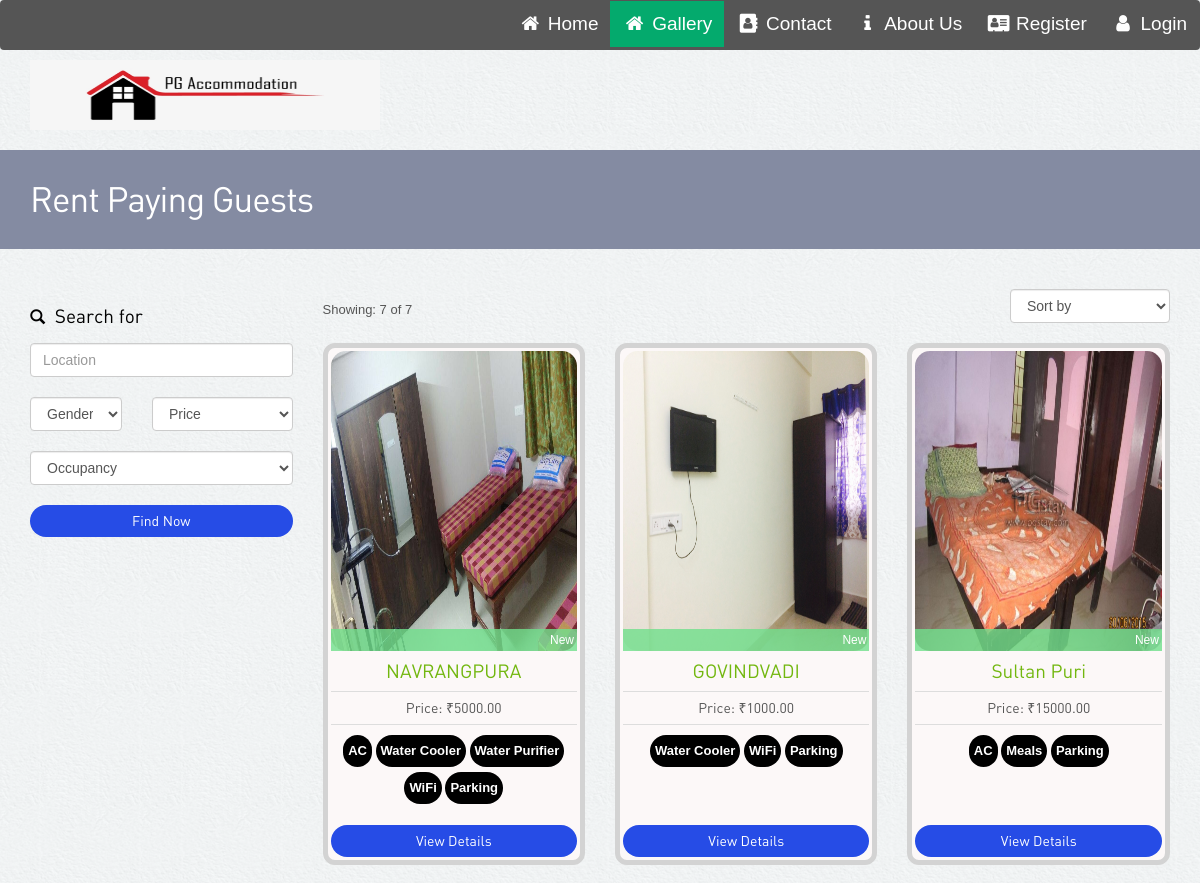
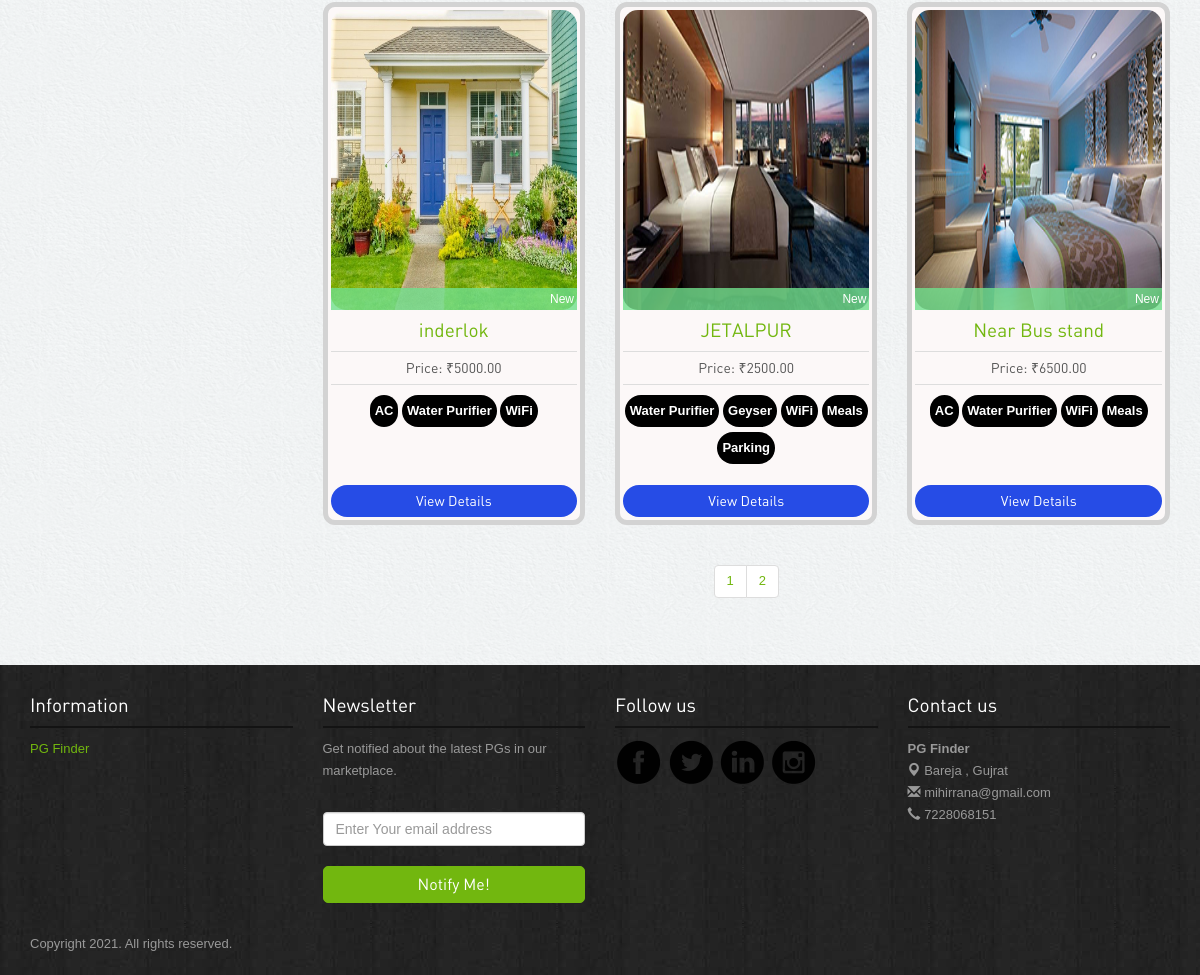
The app's page /search/ with its own data (2 pictures, top to bottom).
### main/models.py (models this page shows, shortened)
class PG(models.Model):
    ownerid=models.ForeignKey(Owner, on_delete=models.CASCADE)
    address=models.CharField(max_length=30)
    location=models.CharField(max_length=30)
    city=models.CharField(max_length=30)
    pin=models.IntegerField()
    rent=models.DecimalField(max_digits=10,decimal_places=2)
    occupancy=models.IntegerField()
    forgender=models.CharField(max_length=30)
    size=models.IntegerField()
    rooms=models.IntegerField()
    intime=models.DateTimeField()
    outtime=models.DateTimeField()

### user/views.py (the view, shortened to what this page needs)
# urls.py: path(r'search/',user.search),
def search(request,page=1):
	if(request.method=='GET'):
		pgs=PG.objects.filter()
		totalrecords=len(PG.objects.filter())
		searchrecords=len(pgs)
		pagesize=6
		nopages=int(searchrecords/pagesize)+1 if int(searchrecords%pagesize)!=0 else int(searchrecords/pagesize)
		if(page==None):
			page=1
		pgs=pgs[(page-1)*6:page*6]
		for i in range(len(pgs)):
			pgimages=PGImages.objects.filter(pgid=pgs[i])
			if(len(pgimages)!=0):
				pgs[i].image=pgimages[0].image
			amn=Ameneties.objects.get(pgid=pgs[i])
			pgs[i].ameneties=[]
			if(amn.ac==True):
				pgs[i].ameneties.append('AC')
			if(amn.watercooler==True):
				pgs[i].ameneties.append('Water Cooler')
			if(amn.waterpurifier==True):
				pgs[i].ameneties.append('Water Purifier')
			if(amn.geyser==True):
				pgs[i].ameneties.append('Geyser')
			if(amn.bed==True):
				pgs[i].ameneties.append('Bed')
			if(amn.wifi==True):
				pgs[i].ameneties.append('WiFi')
			if(amn.meals==True):
				pgs[i].ameneties.append('Meals')
			if(amn.parking==True):
				pgs[i].ameneties.append('Parking')
		data={'pgs':pgs,'totalrecords':totalrecords,'searchrecords':searchrecords,'nopages':range(1,nopages+1)}
		return render(request,'user/search.html',data)

### user/templates/user/search.html (shortened to what this page needs)
{% extends 'user/base.html' %}
{% load static %}
{% block 'main' %}
<div class="inside-banner">
  <div class="container">
    <h2>Rent Paying Guests</h2>
</div>
</div>
<div class="container">
<div class="properties-listing spacer">
<div class="row">
<div class="col-lg-3 col-sm-4 ">
  <form action="/search/" method="post">
  <div class="search-form"><h4><span class="glyphicon glyphicon-search"></span> Search for</h4>
    <input type="text" class="form-control" name="location" placeholder="Location">
    <div class="row">
            <div class="col-lg-5">
              <select name="forgender" class="form-control">
                <option>Gender</option>
              </select>
            </div>
            <div class="col-lg-7">
              <select name="price" class="form-control">
                <option>Price</option>
              </select>
            </div>
          </div>
          <div class="row">
          <div class="col-lg-12">
            <select name="occupancy" class="form-control">
                <option>Occupancy</option>
              </select>
              </div>
          </div>
          <button class="btn btn-primary">Find Now</button>
  </div>
  </form>
</div>
<div class="col-lg-9 col-sm-8">
<div class="sortby clearfix">
<div class="pull-left result">Showing: {{searchrecords}} of {{totalrecords}} </div>
  <div class="pull-right">
  <select class="form-control">
  <option>Sort by</option>
</select></div>
</div>
<div class="row">
    {% for pg in pgs %}
      <div class="col-lg-4 col-sm-6">
      <div class="properties">
        <div class="image-holder"><img style="height:300px;width:100%" src="/images/{{pg.image}}" class="img-responsive" alt="properties">
          <div class="status new">New</div>
        </div>
        <h4><a href="property-detail.php">{{ pg.location }}</a></h4>
        <p class="price">Price: ₹{{ pg.rent }}</p>
        <div class="listing-detail" style="height:60px;">
          {% for amn in pg.ameneties %}
          <label style="padding:5px;color:white;background-color:black;maring:5px;border-radius: 20px">{{amn}}</label>
          {% endfor %}
        </div>
        <a class="btn btn-primary" href="/pg/details/{{pg.id}}">View Details</a>
      </div>
      </div>
    {% endfor %}
    </div>
      <div class="center">
<ul class="pagination">
        {% for page in nopages %}
          <li><a href="/search/{{page}}/">{{page}}</a></li>
        {% endfor %}
        </ul>
</div>
</div>
</div>
</div>
</div>
{% endblock %}

### user/templates/user/base.html (shortened to what this page needs)
{% load static %}
<!DOCTYPE html>
<html lang="en">
<head>
  <link rel="stylesheet" href="https://cdnjs.cloudflare.com/ajax/libs/font-awesome/4.7.0/css/font-awesome.min.css">
 	<link rel="stylesheet" href="{% static 'user/assets/bootstrap/css/bootstrap.css' %}" />
  <link rel="stylesheet" href="{% static 'user/assets/style.css' %}"/>
<link rel="stylesheet" href="{% static 'user/assets/owl-carousel/owl.carousel.css' %}">
<link rel="stylesheet" href="{% static 'user/assets/owl-carousel/owl.theme.css' %}">
    <link rel="stylesheet" type="text/css" href="{% static 'user/assets/slitslider/css/style.css' %}" />
    <link rel="stylesheet" type="text/css" href="{% static 'user/assets/slitslider/css/custom.css' %}" />
</head>
<body>
            <div class="navbar">
              <a class = "{% if request.path == '/owner/login/' %} active {% endif %}" href="/owner/login/"><i class="fa fa-fw fa-user"></i> Login</a>
              <a class = "{% if request.path == '/owner/register' %} active {% endif %}" href="/owner/register/"><i class="fa fa-fw fa-address-card"></i> Register</a>
              <a class = "{% if request.path == '/aboutus/' %} active {% endif %}" href="/aboutus/"><i class="fa fa-fw fa-info"></i> About Us</a>
              <a class = "{% if request.path == '/contactus/' %} active {% endif %}" href="/contactus/"><i class="fa fa-fw fa-address-book"></i> Contact</a>
              <a class = "{% if request.path == '/search/' %} active {% endif %}" href="/search/"><i class="fa fa-fw fa-home"></i> Gallery</a>
              <a class = "{% if request.path == '/' %} active {% endif %}" href="/"><i class="fa fa-fw fa-home"></i> Home</a>
            </div>
<div class="container">
<div class="header">
<a href="/"><img style="height: 70px ; width: 350px;" src="{% static 'user/images/-logo.png' %}" alt="PG Finder" ></a>
</div>
</div>
{% block 'main' %}
{% endblock %}
<div class="footer">
<div class="container">
<div class="row">
            <div class="col-lg-3 col-sm-3">
                   <h4>Information</h4>
                   <ul class="row">
                <li class="col-lg-12 col-sm-12 col-xs-3"><a href="/">PG Finder</a></li>
                </ul>
            </div>
            <div class="col-lg-3 col-sm-3">
                    <h4>Newsletter</h4>
                    <p>Get notified about the latest PGs in our marketplace.</p>
                    <form class="form-inline" role="form">
                            <input type="text" placeholder="Enter Your email address" class="form-control">
                                <button class="btn btn-success" type="button">Notify Me!</button></form>
            </div>
            <div class="col-lg-3 col-sm-3">
                    <h4>Follow us</h4>
                    <a><img src="{% static 'user/images/facebook.png' %}" alt="facebook"></a>
                    <a><img src="{% static 'user/images/twitter.png' %}" alt="twitter"></a>
                    <a><img src="{% static 'user/images/linkedin.png' %}" alt="linkedin"></a>
                    <a><img src="{% static 'user/images/instagram.png' %}" alt="instagram"></a>
            </div>
             <div class="col-lg-3 col-sm-3">
                    <h4>Contact us</h4>
                    <p><b>PG Finder</b><br>
<span class="glyphicon glyphicon-map-marker"></span> Bareja , Gujrat <br>
<span class="glyphicon glyphicon-envelope"></span> mihirrana@gmail.com<br>
<span class="glyphicon glyphicon-earphone"></span> 7228068151</p>
            </div>
        </div>
<p class="copyright">Copyright 2021. All rights reserved. </p>
</div></div>
</body>
</html>

### user/static/user/assets/style.css (style rules this page uses)
body { color:#555; font:normal 13px/22px Arial; background:url(../images/bgmain.png) #eee; }
h1,h2,h3,h4,h5 { font-weight:normal; font-family: din;margin: 0;padding: 0;color: #000 }
h2 { font-size: 35px; letter-spacing: -1px;margin-bottom: 20px; }
h4 { margin: 10px 0; font-size: 19px; }
h4 span { margin-right: 5px; font-size: 15px; }
p { margin-bottom: 30px; }
a { color:#72b70f; text-decoration:none;outline: none; }
.spacer { margin-top: 40px;margin-bottom:40px; }
.center { text-align: center; }
select,input { outline: 0; margin-bottom: 20px; }
.btn { border-radius: 5px; font-family: din; outline: none; }
.btn-success { background: #72b70f;border:1px solid #72b70f;padding:6px 20px; font-size:16px; width: 100%; }
.btn-primary { background: #264ce6;border:none;width: 100%;border-radius: 20px; }
.header { padding: 20px 0; }
.properties-listing div.properties { padding: 3px; background-color: #fcf8f8;text-align: center; margin-bottom: 20px; border: 5px solid; border-radius: 12px;border-color: lightgray; }
.properties-listing div.properties .image-holder { position: relative; }
.properties-listing div.properties .status { position: absolute;bottom: 0;z-index: 100;display: block;width: 100%;color: #fff;padding:0 3px;text-align: right; font-size: 12px; }
.properties-listing div.properties p { margin-bottom: 10px; font-size: 14px;border-top: 1px solid #ddd;border-bottom: 1px solid #ddd;padding: 5px 0;font-family: din; }
.listing-detail { margin-bottom: 30px; }
.status.new { background:rgba(113, 224, 141, 0.8); }
.inside-banner { background:#848ba2;color: #fff; padding: 30px 0; }
.inside-banner h2 { margin: 0; color: #fff; }
.search-form { margin-bottom: 50px; }
.search-form h4 { margin: 17px 0; }
.sortby .result { margin-top: 10px; }
.footer { background:url(../images/bg.jpg) #222; padding: 20px 0; color: #999; }
.footer h4 { color: #fff;border-bottom: 2px solid #131313;margin-bottom: 10px;padding-bottom: 10px; }
.footer ul { list-style: none;padding: 0; }
.footer p.copyright { margin: 30px 0 0 0; }
.navbar { width: 100%; background-color: #555; overflow: auto; }
.navbar a { float: right; text-align: center; padding: 12px; color: white; text-decoration: none; font-size: 19px; }
.active { background-color: #04AA6D; }

### records on screen
PG: shows a picture, location "NAVRANGPURA", rent "5000.00", ameneties "AC" "Water Cooler" "Water Purifier" "WiFi" "Parking"
PG: shows a picture, location "GOVINDVADI", rent "1000.00", ameneties "Water Cooler" "WiFi" "Parking"
PG: shows a picture, location "Sultan Puri", rent "15000.00", ameneties "AC" "Meals" "Parking"
PG: shows a picture, location "inderlok", rent "5000.00", ameneties "AC" "Water Purifier" "WiFi"
PG: shows a picture, location "JETALPUR", rent "2500.00", ameneties "Water Purifier" "Geyser" "WiFi" "Meals" "Parking"
PG: shows a picture, location "Near Bus stand", rent "6500.00", ameneties "AC" "Water Purifier" "WiFi" "Meals"

### other values on screen
{{ searchrecords }} "7"
{{ totalrecords }} "7"
{{ page }} "1" "2"
